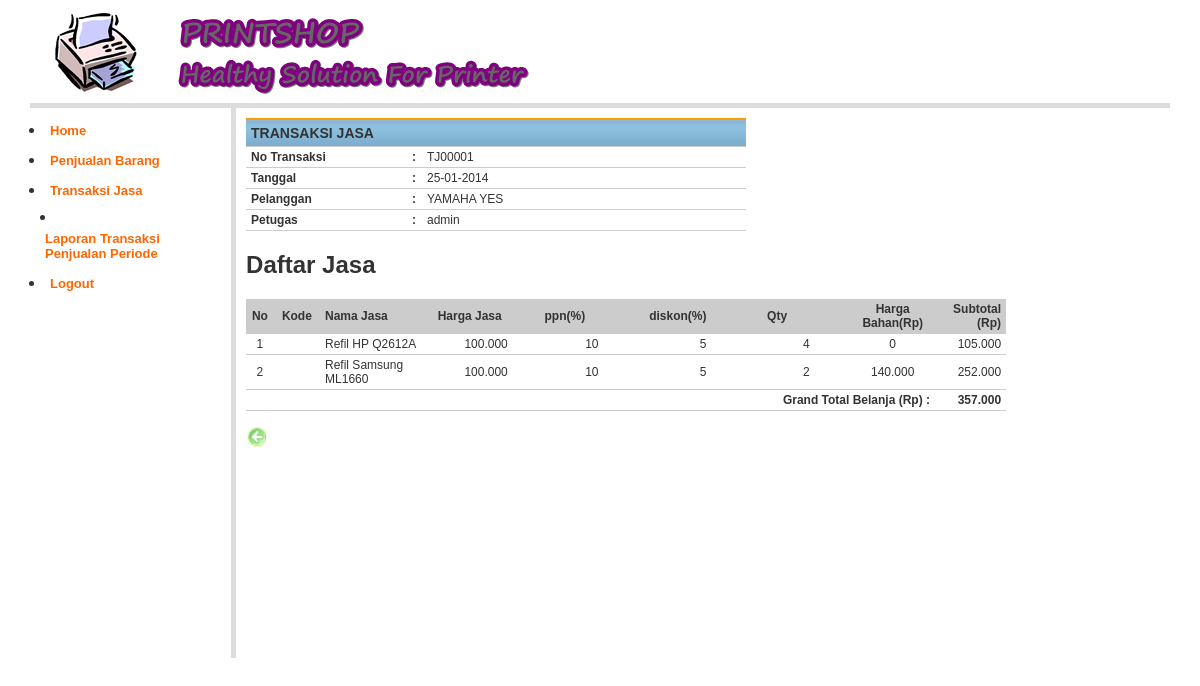
The page /?page=Daftar-Transaksi-Jasa-List&Kode=TJ00001 (signed in) on the database its author committed.
### tables this page shows
CREATE TABLE `transaksi` (
  `no_transaksi` char(7) NOT NULL,
  `tgl_transaksi` date NOT NULL,
  `kd_pelanggan` char(4) NOT NULL,
  `catatan` varchar(50) NOT NULL,
  `userid` varchar(20) NOT NULL,
  PRIMARY KEY (`no_transaksi`)
);

CREATE TABLE `pelanggan` (
  `kd_pelanggan` char(4) NOT NULL,
  `nm_pelanggan` varchar(50) NOT NULL,
  `alamat` varchar(50) NOT NULL,
  `telepon` varchar(20) NOT NULL,
  `kode_pos` varchar(20) NOT NULL,
  PRIMARY KEY (`kd_pelanggan`)
);

CREATE TABLE `jasa_item` (
  `no_transaksi` char(7) NOT NULL,
  `kd_jasa` varchar(4) NOT NULL,
  `kd_bahan` varchar(50) NOT NULL,
  `harga_jasa` int(10) NOT NULL,
  `jml_bahan` int(100) NOT NULL
);

CREATE TABLE `jasa` (
  `kd_jasa` char(4) NOT NULL,
  `nama_jasa` varchar(50) DEFAULT NULL,
  `harga_jasa` int(10) NOT NULL,
  `kd_bahan` char(4) NOT NULL,
  `diskon` float(3,0) NOT NULL,
  `ppn` float(3,0) NOT NULL,
  `kd_kategori` char(3) DEFAULT NULL,
  `keterangan` varchar(50) DEFAULT NULL,
  PRIMARY KEY (`kd_jasa`)
);

### library/inc.library.php (called while the page is built, shortened)
<?php
function IndonesiaTgl($tanggal){
	$tgl=substr($tanggal,8,2);
	$bln=substr($tanggal,5,2);
	$thn=substr($tanggal,0,4);
	$awal="$tgl-$bln-$thn";
	return $awal;
}
function format_angka($angka) {
	$hasil =  number_format($angka,0, ",",".");
	return $hasil;
}
?>

### daftar_tjasa_list.php (the view, shortened to what this page needs)
<?php
include_once "library/inc.library.php";
$kodeTransaksi = $_GET['Kode'];
$jualSql = "SELECT * FROM transaksi WHERE no_transaksi='$kodeTransaksi'";
$jualQry = mysql_query($jualSql, $koneksidb)  or die ("Query transaksi salah : ".mysql_error());
$jualRow = mysql_fetch_array($jualQry);
	$sPELANGGAN	= " SELECT *
					FROM pelanggan
					WHERE kd_pelanggan='".$jualRow['kd_pelanggan']."'";
	$qPELANGGAN	= mysql_query($sPELANGGAN)or die(mysql_error());
	$rPELANGGAN	= mysql_fetch_array($qPELANGGAN);
?>
<table width="500" border="0" class="table-list">
<tr>
  <th colspan="3"><b>TRANSAKSI JASA</b></th>
</tr>
<tr>
  <td width="155"><b>No Transaksi</b></td>
  <td width="5"><b>:</b></td>
  <td width="326"><?php echo $jualRow['no_transaksi']; ?></td>
</tr>
<tr>
  <td><b>Tanggal</b></td>
  <td><b>:</b></td>
  <td><?php echo IndonesiaTgl($jualRow['tgl_transaksi']); ?></td>
</tr>
<tr>
  <td><b>Pelanggan</b></td>
  <td><b>:</b></td>
  <td><?php echo $rPELANGGAN['nm_pelanggan']; ?></td>
</tr>
<tr>
  <td><b>Petugas</b></td>
  <td><b>:</b></td>
  <td><?php echo $jualRow['userid']; ?></td>
</tr>
</table>
<h2> Daftar Jasa</h2>
<table class="table-list" width="760" border="0" cellspacing="1" cellpadding="2">
  <tr>
    <td width="24" align="center" bgcolor="#CCCCCC"><b>No</b></td>
    <td width="60" align="center" bgcolor="#CCCCCC"><b>Kode</b></td>
    <td width="298" bgcolor="#CCCCCC"><b>Nama Jasa</b></td>
    <td width="298" bgcolor="#CCCCCC"><b>Harga Jasa</b></td>
    <td width="298" bgcolor="#CCCCCC"><b>ppn(%)</b></td>
    <td width="298" bgcolor="#CCCCCC"><b>diskon(%)</b></td>
    <td width="298" bgcolor="#CCCCCC"><b>Qty</b></td>
    <td width="127" align="center" bgcolor="#CCCCCC"><b>Harga Bahan(Rp)</b></td>
    <td width="110" align="right" bgcolor="#CCCCCC"><b>Subtotal (Rp)</b></td>
  </tr>
<?php
	$listJasaSql = "SELECT
						j.nama_jasa,
						ji.jml_bahan,
						b.harga_bahan,
						ji.jml_bahan * (b.harga_bahan) subbahan,
						j.harga_jasa,
						j.diskon,
						j.ppn,
						((ji.jml_bahan * b.harga_bahan) + j.harga_jasa) +(((ji.jml_bahan * b.harga_bahan) + j.harga_jasa) * j.ppn / 100) - (((ji.jml_bahan * b.harga_bahan) + j.harga_jasa) * j.diskon/ 100) as subtotal
					FROM
						jasa j,
						jasa_item ji,
						bahanbaku b
					WHERE
						j.kd_jasa = ji.kd_jasa
					AND b.kd_bahan = ji.kd_bahan
					AND ji.no_transaksi = '".$kodeTransaksi."'
					ORDER BY
						j.kd_jasa ASC";
	$listJasaQry = mysql_query($listJasaSql, $koneksidb)  or die ("Query list jasa salah : ".mysql_error());
	$nomor  = 0;  $totalBelanja = 0;
	while ($listJasaRow = mysql_fetch_array($listJasaQry)) {
		$nomor++;
		$subtotal  = intval($listJasaRow['subtotal']);
		$totalBelanja = $totalBelanja + intval($subtotal);
?>
  <tr>
    <td align="center"><?php echo $nomor; ?></td>
    <td align="center"><?php echo $listJasaRow['kd_jasa']; ?></td>
    <td><?php echo $listJasaRow['nama_jasa']; ?></td>
    <td align="center"><?php echo format_angka($listJasaRow['harga_jasa']); ?></td>
    <td align="center"><?php echo $listJasaRow['ppn']; ?></td>
    <td align="center"><?php echo $listJasaRow['diskon']; ?></td>
    <td align="center"><?php echo $listJasaRow['jml_bahan']; ?></td>
    <td align="center"><?php echo format_angka($listJasaRow['subbahan']); ?></td>
    <td align="right"><?php echo format_angka($listJasaRow['subtotal']); ?></td>
  </tr>
  <?php } ?>
  <tr>
    <td colspan="8" align="right"><b>Grand Total Belanja (Rp) : </b></td>
    <td align="right"><b><?php echo format_angka($totalBelanja); ?></b></td>
  </tr>
</table>
<p> <a href="?page=Daftar-Transaksi-Jasa&amp;Kode=<?php echo $Kode; ?>" target="_self" alt="Daftar Transaksi Jasa"><img src="images/back.gif" width="20" height="20" border="0" /></a></p>

### styles/style.css (style rules this page uses)
td img { opacity:0.6; }
body { margin:0px auto 0px; padding:3px; font-family:"Arial"; font-size:12px; color:#333; width:95%; background-position:top; background-color:#fff; }
.table-main td { color: #333; border-collapse: collapse; vertical-align: center; padding: 0px; border:none; }
.table-list { clear: both; text-align: left; border-collapse: collapse; margin: 0px 0px 10px 0px; background:#fff; }
.table-list th { color: #333; font-size: 14px; font-weight: 700; margin: 2px 2px 2px 2px; padding: 5px 5px; background: url(../images/Background_td2.gif) repeat-x top #fff; border-bottom: 1px solid #CCC; border-top: 2px solid #FF9900; }
.table-list td { color: #333; font-size:12px; border-color: #fff; border-collapse: collapse; vertical-align: center; padding: 3px 5px; border-bottom:1px #CCCCCC solid; }

### rows shown on the page
transaksi: no_transaksi "TJ00001", tgl_transaksi "25-01-2014", userid "admin"
pelanggan: nm_pelanggan "YAMAHA YES"
jasa_item: kd_jasa.nama_jasa "Refil HP Q2612A", kd_jasa.harga_jasa "100.000", kd_jasa.ppn "10", kd_jasa.diskon "5", jml_bahan "4", subbahan "0", subtotal "105.000"
jasa_item: kd_jasa.nama_jasa "Refil Samsung ML1660", kd_jasa.harga_jasa "100.000", kd_jasa.ppn "10", kd_jasa.diskon "5", jml_bahan "2", subbahan "140.000", subtotal "252.000"

### other values the page prints
format_angka($totalBelanja) "357.000"
